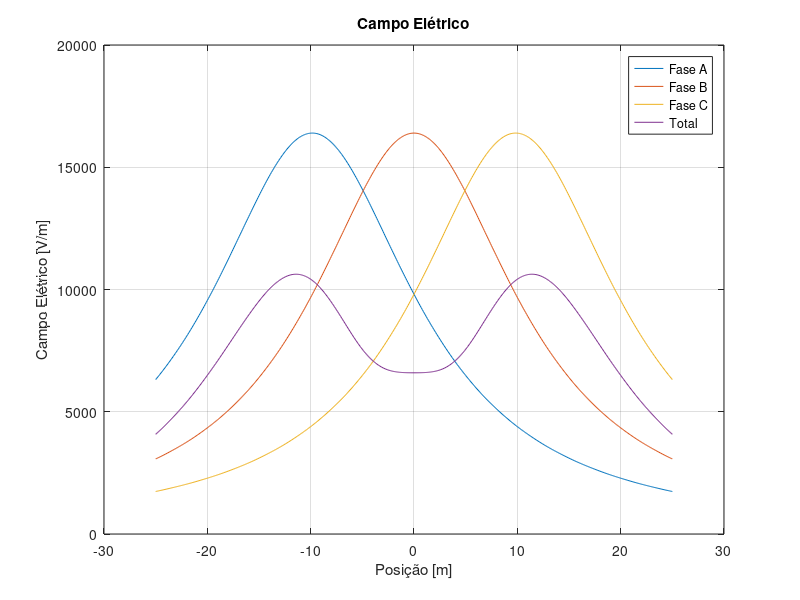

Reproduce this figure in MATLAB. (Note: this script raises an error after producing the figure.)
%Laboratorio de Eletromagnetismo - Eng. Eletrica
%Pratica 01 - Calculo de campos devido a uma LT trifasica
%25/11/2021
%Gabriel Arantes e Larissa Braga
clc;
clear all;
close all;
%%
%Dados do problema
%Dados da LT
dist = 8.4; %Distancia entre cada um dos cabos das fases
h = [12, 8.1, 7.4]; %Altura da LT em relacao a terra
S = 1090e6; %Potencia aparente
VL = 345e3; %Tensao de linha da LT
seq = [0, -120, 120].*(pi/180); %Sequencia de fases abc em rad
r = 0.72; %Raio dos condutores
dominio = [-25, 25]; %Dominio do problema - Comprimento da LT

%Constantes gerais
u0 = 4e-7*pi; %Constante de permissividade magnetica no vacuo
eps = 8.854e-12; %Constante de permissividade eletrica no vacuo
%%
%Calcular posicao exata de cada um dos condutores
dbx = 0; %Considerando que a fase B esta na origem
dx = [dbx-2*r-dist, dbx, dbx+2*r+dist]; %Posicao de cada uma das fases abc
x = dominio(1):0.1:dominio(2); %Criando um vetor de pontos
%%
for i=1:length(h)
    %Calculo do Campo Eletrico gerado pelas 3 fases
    figure()
    Etotal = 0;
    for fase=1:size(dx,2)%Percorendo todas as fases
        Vret = VL*(cos(seq(fase))+j*sin(seq(fase))); %Convertendo tensao de linha para notacao retangular
        ro = (2*pi*eps*Vret)/log(2*h(i)/r); %Calculo da densidade de carga    
        E = (-ro./(pi.*eps)).*(h(i)./((x-dx(fase)).^2+h(i).^2)); %Calculo do campo eletrico
        Etotal = Etotal+E;
        plot(x,abs(E)),grid; %Plotando o grafico
        hold on
    end
    plot(x,abs(Etotal));
    hold off
    title("Campo Elétrico");
    xlabel("Posição [m]");
    ylabel("Campo Elétrico [V/m]");
    legend("Fase A","Fase B","Fase C", "Total");
    if i==1
        suptitle("Linha de Transmissão a 12m do solo");
    elseif i==2
        suptitle("Linha de Transmissão a 8.1m do solo");
    else
        suptitle("Linha de Transmissão a 7.4m do solo");
    end
    %%
    %Calculo da Densidade do Fluxo Magnetico gerado pelas 3 fases
    Btotal = 0;
    figure()
    for fase=1:size(dx,2)%Percorendo todas as fases
        Vret = VL*(cos(seq(fase))+j*sin(seq(fase))); %Convertendo para notacao retangular a tensao de linha. Angulo convertido para radianos para usar a funcao
        IL = S/(sqrt(3)*Vret); %Calculo da corrente
        B = (u0*IL/pi).*(h(i)./((x-dx(fase)).^2+h(i).^2)); %Calculo da densidade do fluxo magnetico
        Btotal = Btotal+B;
        plot(x,abs(B)),grid; %Plotando o grafico
        hold on
    end
    plot(x,abs(Btotal));
    hold off
    title("Densidade de Fluxo Magnético");
    xlabel("Posição [m]");
    ylabel("Densidade de Fluxo Magnético [Wb/m^2]");
    legend("Fase A","Fase B","Fase C", "Total");
    if i==1
        suptitle("Linha de Transmissão a 12m do solo");
    elseif i==2
        suptitle("Linha de Transmissão a 8.1m do solo");
    else
        suptitle("Linha de Transmissão a 7.4m do solo");
    end
end
